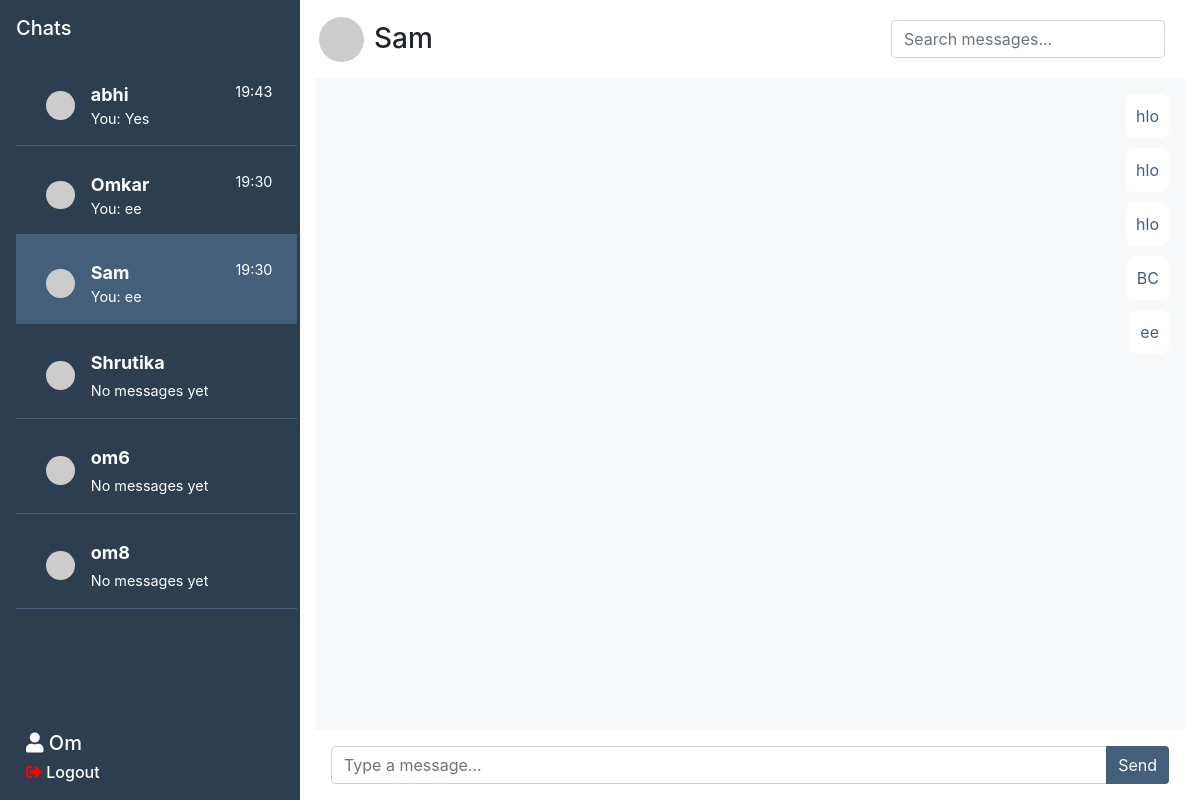
Screenshot of /chat/Sam/ (signed in) with the database file from the repository.
### chat/models.py (models this page shows, shortened)
class Message(models.Model):
    sender = models.ForeignKey(User, related_name="sent_messages", on_delete=models.CASCADE)
    receiver = models.ForeignKey(User, related_name="received_messages", on_delete=models.CASCADE)
    content = models.TextField()
    timestamp = models.DateTimeField(auto_now_add=True)

### chat/views.py (the view)
# urls.py: path('chat/<str:room_name>/', views.chat_room, name='chat'),
@login_required
def chat_room(request, room_name):
    search_query = request.GET.get('search', '')
    users = User.objects.exclude(id=request.user.id)
    chats = Message.objects.filter(
        (Q(sender=request.user) & Q(receiver__username=room_name)) |
        (Q(receiver=request.user) & Q(sender__username=room_name))
    )
    if search_query:
        chats = chats.filter(Q(content__icontains=search_query))
    chats = chats.order_by('timestamp')
    user_last_messages = []
    for user in users:
        last_message = Message.objects.filter(
            (Q(sender=request.user) & Q(receiver=user)) |
            (Q(receiver=request.user) & Q(sender=user))
        ).order_by('-timestamp').first()
        user_last_messages.append({
            'user': user,
            'last_message': last_message
        })
    user_last_messages.sort(
        key=lambda x: x['last_message'].timestamp if x['last_message'] and x['last_message'].timestamp else timezone.make_aware(datetime.min),
        reverse=True
    )
    return render(request, 'chat.html', {
        'room_name': room_name,
        'chats': chats,
        'users': users,
        'user_last_messages': user_last_messages,
        'search_query': search_query
    })

### templates/chat.html (shortened to what this page needs)
<!DOCTYPE html>
<html lang="en">
  <head>
    <link
      rel="stylesheet"
      href="https://stackpath.bootstrapcdn.com/bootstrap/4.5.2/css/bootstrap.min.css"
    />
    <link
      rel="stylesheet"
      href="https://cdnjs.cloudflare.com/ajax/libs/font-awesome/5.15.1/css/all.min.css"
    />
  </head>
  <body style="height: 100vh; display: flex; flex-direction: column">
    <div class="container-fluid h-100">
      <div class="row h-100">
        <div class="col-3 sidebar p-3 chats">
          <h5 class="mb-3 text-white">Chats</h5>
          <div class="contacts">
            {% for item in user_last_messages %}
            <a
              href="{% url 'chat' item.user.username %}"
              class="list-group-item list-group-item-action {% if item.user.username == room_name %} active {% endif %}"
              data-id="{{ room_name }}"
            >
              <div class="d-flex align-items-center">
                <img
                  src="https://ui-avatars.com/api/?name={{ item.user.username|urlencode }}&size=64&background=random"
                  alt="{{ item.user.username }}'s Profile Image"
                  class="profile-icon rounded-circle mr-3"
                  style="width: 1.8rem; height: 1.8rem; object-fit: cover"
                />
                <div class="w-100">
                  <div class="d-flex justify-content-between">
                    <strong class="text-truncate"
                      >{{ item.user.username }}</strong
                    >
                    {% if item.last_message %}
                    <small class="text-nowrap timestamp">
                      {{ item.last_message.timestamp|date:"H:i" }}</small
                    >
                    {% endif %}
                  </div>
                  <div>
                    {% if item.last_message %}
                    <small
                      class="d-block text-truncate last-msg"
                      style="max-width: 90%"
                      id="last-message"
                    >
                      {% if item.last_message.sender == request.user %} You:
                      {% endif %} {{ item.last_message.content|truncatewords:5 }}
                    </small>
                    {% else %}
                    <small class="">No messages yet</small>
                    {% endif %}
                  </div>
                </div>
              </div>
            </a>
            {% endfor %}
          </div>
          <div class="logout">
            <h5 class="text-white">
              <i class="fas fa-user"></i>
              {{ request.user.username|title }}
            </h5>
            <h5 style="cursor: pointer; font-size: 1rem; margin-top: 5px">
              <i class="fas fa-sign-out-alt" style="color: red"></i>
              <a href="{% url 'logout' %}" class="text-white">Logout</a>
            </h5>
          </div>
        </div>
        <div class="col-9 d-flex flex-column chat" data-id="{{ room_name }}">
          <div class="d-flex align-items-center p-1">
            <img
              src="https://ui-avatars.com/api/?name={{ room_name|urlencode }}&size=64&background=random"
              style="border-radius: 50%; height: 45px; width: auto"
            />
            <h3 class="display-5 mb-0" style="padding-left: 10px">
              {{ room_name }}
            </h3>
            <form method="GET" action="" class="p-3 ml-auto">
              <div class="form-group mb-0">
                <input
                  type="text"
                  name="search"
                  id="searchInput"
                  class="form-control"
                  placeholder="Search messages..."
                  value="{{ search_query }}"
                />
              </div>
            </form>
          </div>
          <div id="chatbox" class="chatbox flex-fill p-3">
            {% if chats %} {% for message in chats %}
            <div
              class="chat-message {% if message.sender == request.user %} sender {% else %} receiver {% endif %}"
            >
              <span>{{ message.content }}</span>
            </div>
            {% endfor %} {% else %}
            <p class="no-messages">No Messages.</p>
            {% endif %}
          </div>
          <div class="chat-input p-3">
            <div class="input-group">
              <input
                type="text"
                id="my_input"
                class="form-control"
                placeholder="Type a message..."
                required
              />
              <div class="input-group-append">
                <button
                  id="submit_button"
                  class="btn btn-primary"
                  type="button"
                >
                  Send
                </button>
              </div>
            </div>
          </div>
        </div>
      </div>
    </div>
  </body>
</html>

### templates/chat.html (style rules this page uses)
.profile-icon { color: #12151a; }
#chatbox { background-color: #f8f9fa; overflow-y: auto; height: calc(100vh - 180px); padding: 10px; }
.chat-message { border-radius: 8px; padding: 10px; display: flex; width: fit-content; margin-bottom: 10px; clear: both; }
.chat-message.sender { background-color: #ffffff; color: #435f7a; margin-left: auto; text-align: right; }
.chat-input { background-color: white; }
.chat-input button { border-top-left-radius: 0; border-bottom-left-radius: 0; background: #435f7a; color: white; border: none; }
.sidebar { background-color: #2c3e50; overflow-y: auto; }
.sidebar a { background: #2c3e50; color: white; }
.sidebar i { color: white; }
.chats .list-group-item { border: none; border-bottom: 1px solid #e9ecef; padding: 25px 25px 15px 30px; font-size: 18px; }
.chats .list-group-item { border-bottom: 1px solid #435f7a; width: 105%; }
.active { background-color: #435f7a !important; color: white; }
.logout { position: absolute; bottom: 0; width: 100%; padding: 10px; background-color: #2c3e50; }

### rows the page displays
Message: content "hlo"
Message: content "hlo"
Message: content "hlo"
Message: content "BC"
Message: content "ee"

### other values shown
{{ item.user.username }} "abhi"
{{ item.last_message.timestamp|date:"H:i" }} "19:43"
{{ item.last_message.content|truncatewords:5 }} "Yes"
{{ item.user.username }} "Omkar"
{{ item.last_message.timestamp|date:"H:i" }} "19:30"
{{ item.last_message.content|truncatewords:5 }} "ee"
{{ item.user.username }} "Sam"
{{ item.user.username }} "Shrutika"
{{ item.user.username }} "om6"
{{ item.user.username }} "om8"
{{ request.user.username|title }} "Om"
{{ room_name }} "Sam"
